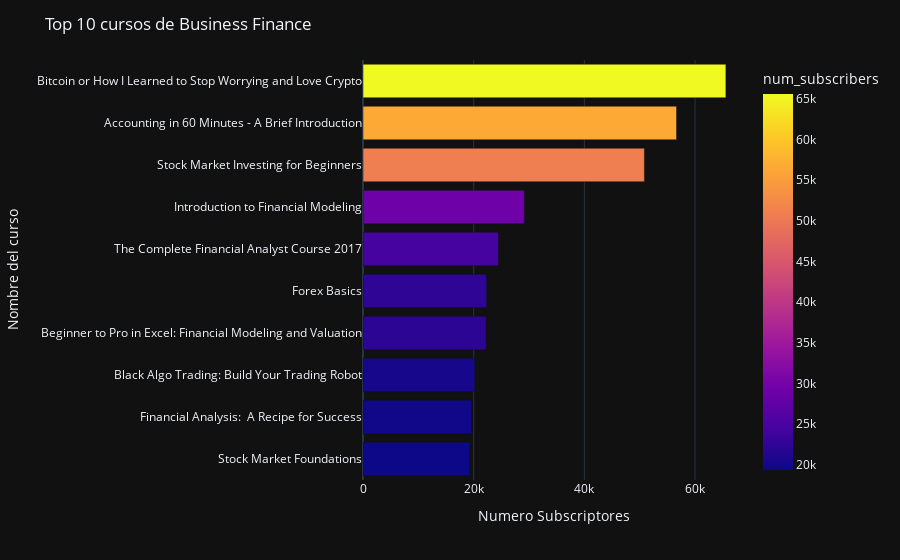

Here is the notebook cell this chart was saved with:
### Markdown cell above
# 6) Top 10 cursos de Business Finance

### Code cell
Bus = data[data['subject']=='Business Finance']

top_web = Bus.sort_values("num_subscribers", 
                                ascending=False)[0:10].sort_values("num_subscribers", ascending=True).reset_index(drop=True).reset_index()

fig = px.bar(top_web,
       y = 'course_title',
       x= 'num_subscribers',
       orientation = 'h',
       color='num_subscribers',
      hover_data=['num_reviews','num_lectures','year','url'])


fig.update_layout(showlegend=False)
fig.update_xaxes(title='Numero Subscriptores')
fig.update_yaxes(title='Nombre del curso',showticklabels= True)
fig.update_layout(title = 'Top 10 cursos de Business Finance')
fig.show()

### Figure 1 — Plotly figure (JSON) as saved in the notebook; plotly's stock layout.template omitted (floating-point values rounded to 4 significant figures)
{"data": [{"alignmentgroup": "True", "customdata": [[794, 9, 2014, "https://www.udemy.com/how-to-invest-in-the-stock-market-beginners/"], [635, 14, 2014, "https://www.udemy.com/financial-analysis-a-recipe-for-success/"], [1113, 227, 2014, "https://www.udemy.com/build-your-trading-robot/"], [2697, 138, 2014, "https://www.udemy.com/beginner-to-pro-in-excel-financial-modeling-and-valuation/"], [712, 26, 2013, "https://www.udemy.com/forex-basics/"], [2347, 174, 2016, "https://www.udemy.com/the-complete-financial-analyst-course/"], [1463, 8, 2014, "https://www.udemy.com/financial-modeling-asimplemodel/"], [2698, 15, 2013, "https://www.udemy.com/the-beginners-guide-to-the-stock-market/"], [4397, 16, 2013, "https://www.udemy.com/accounting-in-60-minutes-a-brief-introduction/"], [936, 24, 2013, "https://www.udemy.com/bitcoin-or-how-i-learned-to-stop-worrying-and-love-crypto/"]], "hovertemplate": "num_subscribers=%{marker.color}<br>course_title=%{y}<br>num_reviews=%{customdata[0]}<br>num_lectures=%{customdata[1]}<br>year=%{customdata[2]}<br>url=%{customdata[3]}<extra></extra>", "legendgroup": "", "marker": {"color": [19339, 19614, 20195, 22257, 22344, 24481, 29167, 50855, 56659, 65576], "coloraxis": "coloraxis"}, "name": "", "offsetgroup": "", "orientation": "h", "showlegend": false, "textposition": "auto", "type": "bar", "x": [19339, 19614, 20195, 22257, 22344, 24481, 29167, 50855, 56659, 65576], "xaxis": "x", "y": ["Stock Market Foundations", "Financial Analysis:  A Recipe for Success", "Black Algo Trading: Build Your Trading Robot", "Beginner to Pro in Excel: Financial Modeling and Valuation", "Forex Basics", "The Complete Financial Analyst Course 2017", "Introduction to Financial Modeling", "Stock Market Investing for Beginners", "Accounting in 60 Minutes - A Brief Introduction", "Bitcoin or How I Learned to Stop Worrying and Love Crypto"], "yaxis": "y"}], "layout": {"barmode": "relative", "coloraxis": {"colorbar": {"title": {"text": "num_subscribers"}}, "colorscale": [[0, "#0d0887"], [0.1111, "#46039f"], [0.2222, "#7201a8"], [0.3333, "#9c179e"], [0.4444, "#bd3786"], [0.5556, "#d8576b"], [0.6667, "#ed7953"], [0.7778, "#fb9f3a"], [0.8889, "#fdca26"], [1, "#f0f921"]]}, "legend": {"tracegroupgap": 0}, "margin": {"t": 60}, "showlegend": false, "title": {"text": "Top 10 cursos de Business Finance"}, "xaxis": {"anchor": "y", "domain": [0, 1], "title": {"text": "Numero Subscriptores"}}, "yaxis": {"anchor": "x", "domain": [0, 1], "showticklabels": true, "title": {"text": "Nombre del curso"}}}}
